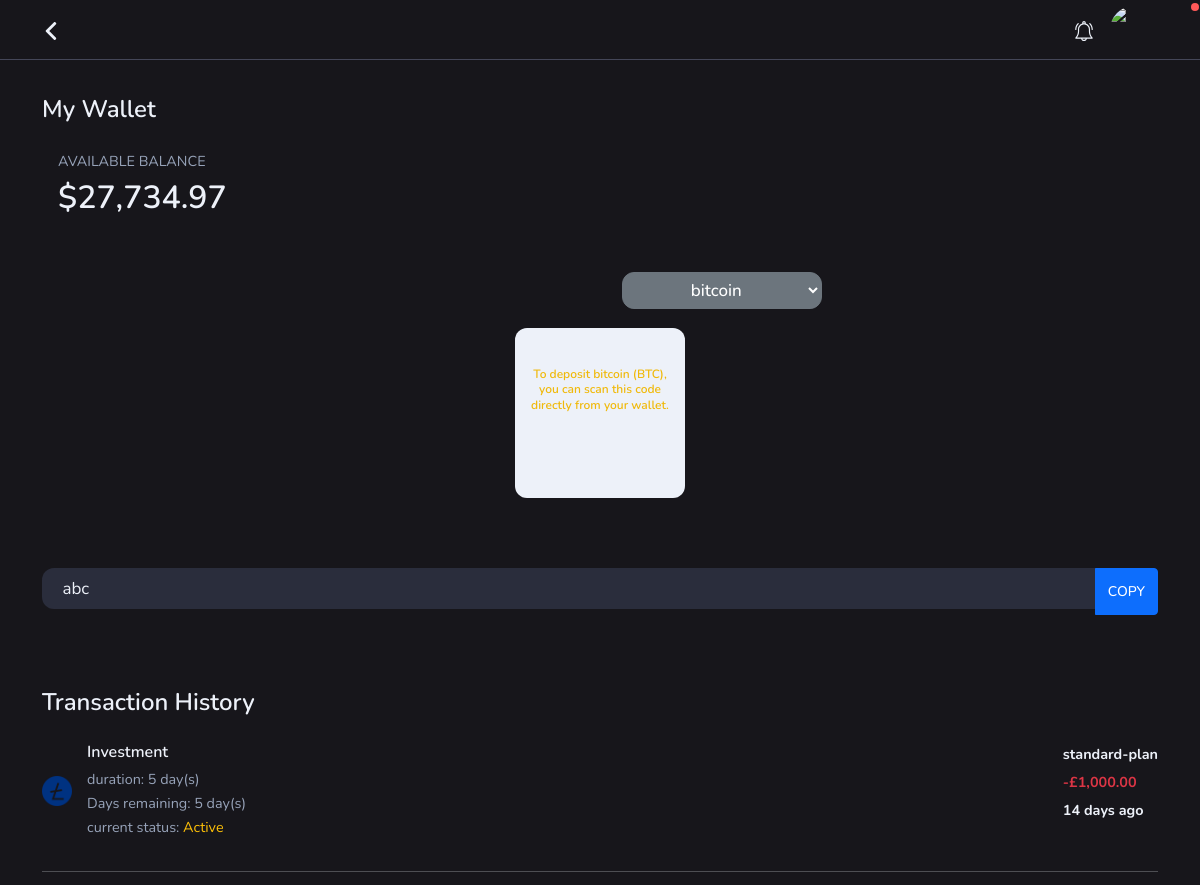
Before: /app/wallet/ (signed in, upper part) with the older database file.
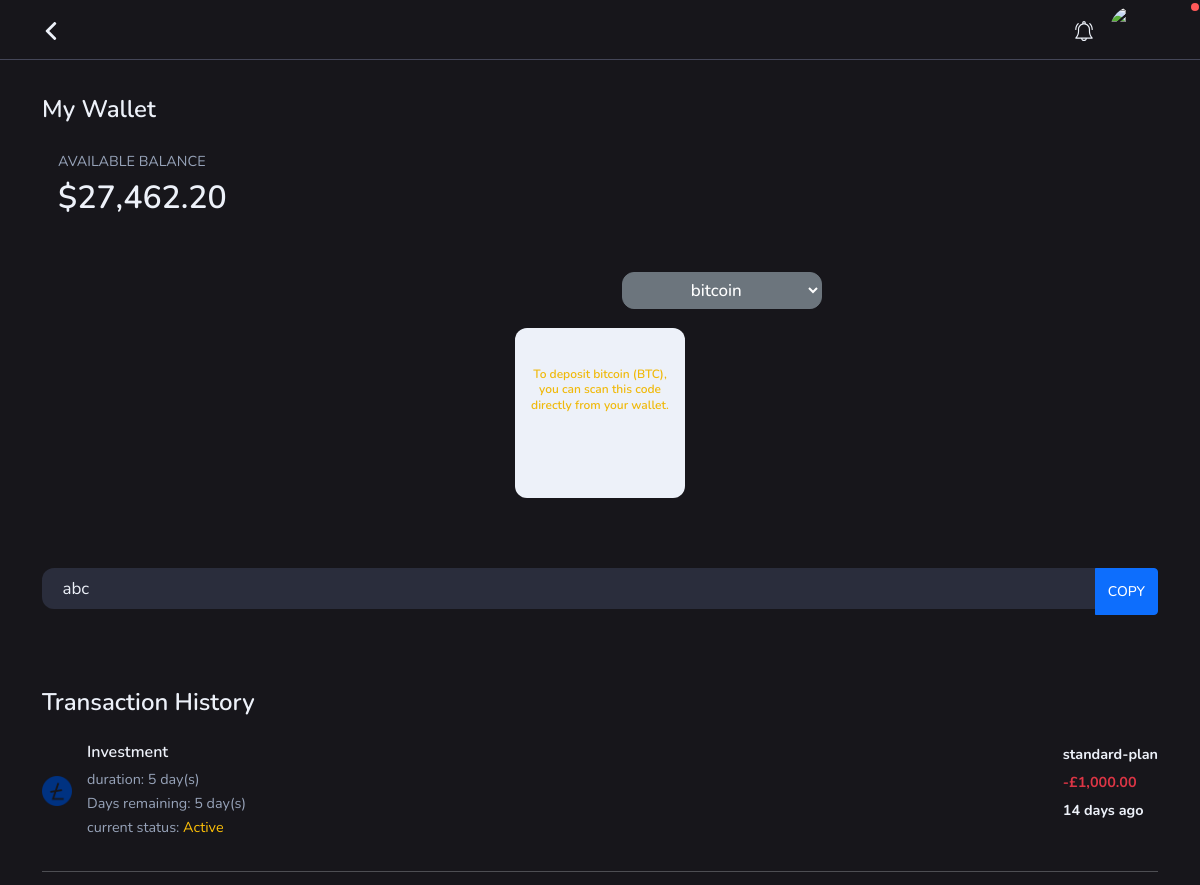
After: the same page with the newer database file.
### app/models.py (models this page shows, shortened)
class BalanceUSD(models.Model):
    profile = models.OneToOneField(Profiles, on_delete=models.CASCADE, related_name='usd_balance')
    deposits = models.DecimalField(default=0.00, max_digits=10, decimal_places=2, blank=True, help_text='this balances update automatically based on the user\'s current balance. You should not change any field here manually.')
    bonus = models.DecimalField(default=0.00, max_digits=10, decimal_places=2, blank=True)
    profits = models.DecimalField(default=0.00, max_digits=10, decimal_places=2, blank=True)
    @property
    def total_balance(self):
        return self.deposits + self.bonus + self.profits

### app/views.py (the view)
# urls.py: path('wallet/', views.wallet, name='wallet'),
@login_required
def wallet(request):
    user = request.user
    profile = Profiles.objects.get(user=user)
    dp = profile.profile_pic.url
    notifications = Notifications.objects.filter(user=user, seen=False).order_by('-created_at')
    history = Deposits.objects.filter(user=user)
    addresses = WalletAddress.objects.all()
    balanceEUR = BalanceEUR.objects.get(profile=profile)
    balanceUSD = BalanceUSD.objects.get(profile=profile)
    withdrawals = WithdrawalRequest.objects.filter(user=user).order_by('-created_at')
    deposits = Deposits.objects.filter(user=user).order_by('-created_at')
    investments = Investments.objects.filter(investor=user).order_by('-date')
    earnings = EarningsHistory.objects.filter(user=user).order_by('-timestamp')
    card_requests = CardRequest.objects.filter(user=user).order_by('-date')
    total_invested = investments.aggregate(total_amount=Sum('amount'))['total_amount']
    if total_invested is None:
        total_invested = 0.00
    else:
        total_invested = float(total_invested)
    all_activities = sorted(
        chain(
            withdrawals.annotate(activity_date=F('created_at'), activity_type=Value('Withdrawal', output_field=CharField())),
            deposits.annotate(activity_date=F('created_at'), activity_type=Value('Deposit', output_field=CharField())),
            investments.annotate(activity_date=F('date'), activity_type=Value('Investment', output_field=CharField())),
            card_requests.annotate(activity_date=F('date'), activity_type=Value('Card Request', output_field=CharField())),
            earnings.annotate(activity_date=F('timestamp'), activity_type=Value('Earnings', output_field=CharField()))
        ),
        key=attrgetter('activity_date'),
        reverse=True
    )
    context = {
        'user': user,
        'profile': profile,
        'notifications': notifications,
        'history': history,
        'activities': all_activities,
        'addresses': addresses,
        'balanceEUR': balanceEUR,
        'balanceUSD': balanceUSD,
        'dp':dp
    }
    return render(request, 'wallet.html', context)

### app/views.py (called while the page is built, shortened)
def fetch_exchange_rates(user):
    cache_key = 'exchange_rates'
    cache_timeout = 12 * 60 * 60
    exchange_rates = cache.get(cache_key)
    if exchange_rates:
        gbp_to_usd = exchange_rates['USD']
        gbp_to_eur = exchange_rates['EUR']
        update_user_balances(gbp_to_usd, gbp_to_eur)
        return exchange_rates
    api_key = settings.EXCHANGE_KEY
    url = f'https://v6.exchangerate-api.com/v6/{api_key}/latest/GBP'
    try:
        response = requests.get(url).json()
    except requests.ConnectionError:
        logger.error('Could not fetch the latest exchange rates: ', exc_info=True)
        return None

### app/templates/wallet.html (shortened to what the changed rows need)
{% load static %}
{% load humanize %}
{%load custom_filters %}
{% load webpack_loader %}
<!DOCTYPE html>
<html lang="en">
<head>
    <link rel="stylesheet" href="{% static 'css/bootstrap.min.css' %}" type="text/css" media="all" />
    <link rel="stylesheet" href="{% static 'css/animate.min.css' %}" type="text/css" media="all" />
    <link rel="stylesheet" href="{% static 'css/owl.carousel.min.css' %}" type="text/css" media="all" />
    <link rel="stylesheet" href="{% static 'css/jquery.jConveyorTicker.min.css' %}" type="text/css" media="all" />
    <link rel="stylesheet" href="{% static 'css/style.css' %}" type="text/css" media="all" />
</head>
<body>
<main class="main-content">
    <div class="container">
        <div class="wallet-item pb-4">
            <div class="d-flex">
                <div class="ms-3">
                    <div class="d-flex my-auto">
                        <h2 class="mt-1 mb-0">{% if profile.preferred_currency == 'USD' %} ${{ balanceUSD.total_balance|intcomma }} {% elif profile.preferred_currency == 'EUR' %} €{{ balanceEUR.total_balance|intcomma }} {% else %} {{profile.total_balance|intcomma }} {% endif %} </h2>
                    </div>
                </div>
            </div>
            <br>
        </div>
    </div>
</main>
</body>
</html>

Changed rows visible on the page:
changed BalanceUSD: total_balance "27,734.97" → "27,462.20"
